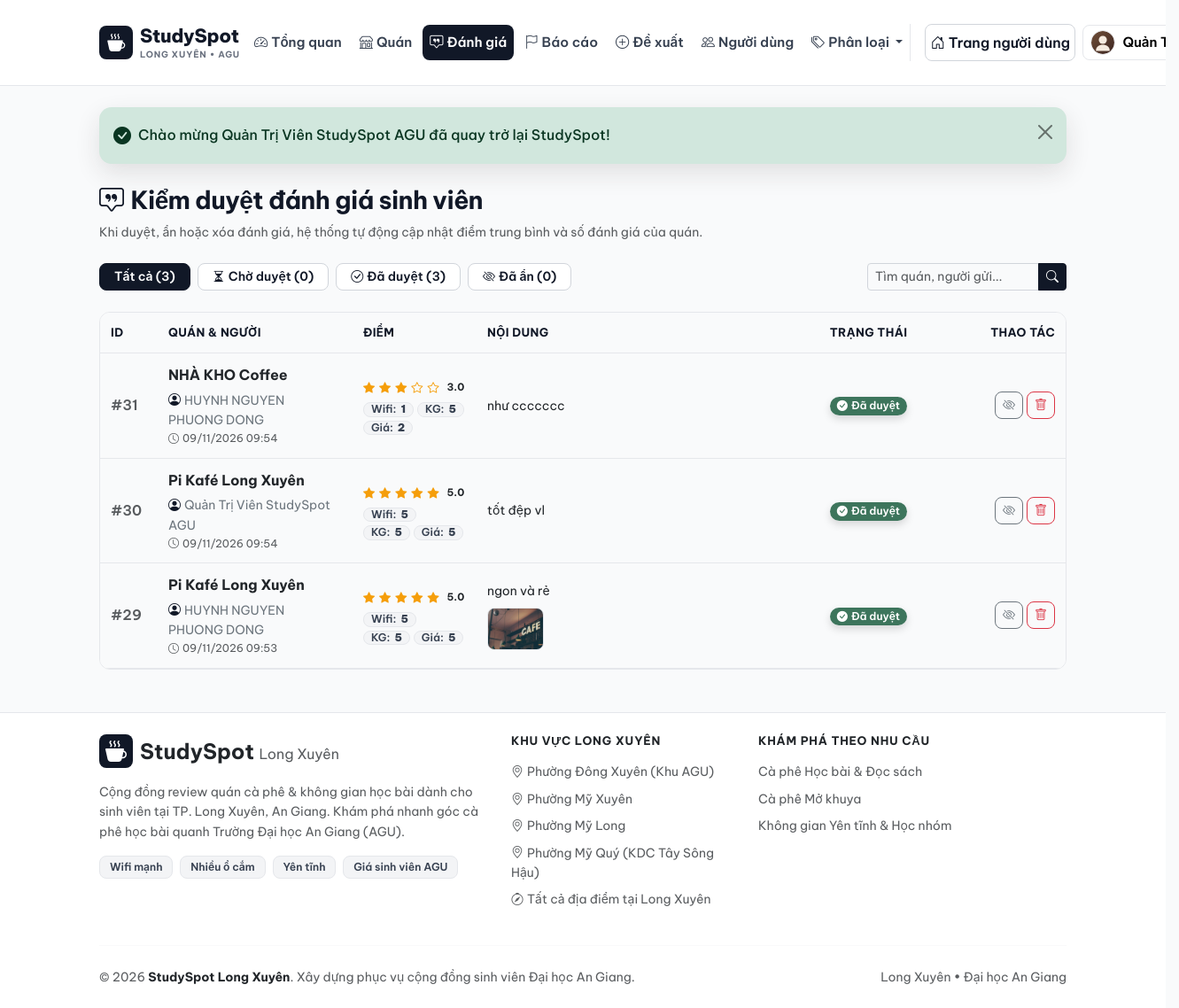
Page /admin/review (signed in) on the committed database.
### tables this page shows
CREATE TABLE `users` (
  `id` int(10) unsigned NOT NULL AUTO_INCREMENT,
  `name` varchar(100) NOT NULL COMMENT 'Họ và tên hiển thị',
  `email` varchar(150) NOT NULL COMMENT 'Email đăng nhập duy nhất',
  `password` varchar(255) NOT NULL COMMENT 'Mật khẩu mã hóa bằng password_hash',
  `phone` varchar(20) DEFAULT NULL COMMENT 'Số điện thoại liên hệ',
  `avatar` varchar(255) DEFAULT NULL COMMENT 'Đường dẫn ảnh đại diện',
  `role` enum('user','admin') NOT NULL DEFAULT 'user' COMMENT 'Vai trò người dùng',
  `status` enum('active','locked') NOT NULL DEFAULT 'active' COMMENT 'Trạng thái tài khoản',
  `created_at` datetime NOT NULL DEFAULT current_timestamp(),
  PRIMARY KEY (`id`),
  UNIQUE KEY `uk_users_email` (`email`),
  KEY `idx_users_role_status` (`role`,`status`)
);

CREATE TABLE `reviews` (
  `id` int(10) unsigned NOT NULL AUTO_INCREMENT,
  `place_id` int(10) unsigned NOT NULL,
  `user_id` int(10) unsigned NOT NULL,
  `rating_overall` tinyint(3) unsigned NOT NULL COMMENT 'Điểm tổng thể 1-5 sao',
  `rating_wifi` tinyint(3) unsigned NOT NULL DEFAULT 5 COMMENT 'Điểm tốc độ Wifi 1-5 sao',
  `rating_space` tinyint(3) unsigned NOT NULL DEFAULT 5 COMMENT 'Điểm không gian & bàn ghế 1-5 sao',
  `rating_price` tinyint(3) unsigned NOT NULL DEFAULT 5 COMMENT 'Điểm mức giá hợp lý 1-5 sao',
  `content` text NOT NULL COMMENT 'Nội dung nhận xét chi tiết',
  `image_path` varchar(255) DEFAULT NULL COMMENT 'Ảnh chụp thực tế đính kèm (tùy chọn)',
  `status` enum('pending','approved','hidden') NOT NULL DEFAULT 'pending' COMMENT 'Trạng thái kiểm duyệt',
  `helpful_count` int(10) unsigned NOT NULL DEFAULT 0 COMMENT 'Số lượt đánh dấu hữu ích',
  `created_at` datetime NOT NULL DEFAULT current_timestamp(),
  PRIMARY KEY (`id`),
  UNIQUE KEY `uk_reviews_place_user` (`place_id`,`user_id`),
  KEY `idx_reviews_status` (`status`),
  KEY `idx_reviews_user` (`user_id`),
  KEY `idx_reviews_created_at` (`created_at`),
  CONSTRAINT `fk_reviews_place` FOREIGN KEY (`place_id`) REFERENCES `places` (`id`) ON DELETE CASCADE ON UPDATE CASCADE,
  CONSTRAINT `fk_reviews_user` FOREIGN KEY (`user_id`) REFERENCES `users` (`id`) ON DELETE CASCADE ON UPDATE CASCADE
);

CREATE TABLE `places` (
  `id` int(10) unsigned NOT NULL AUTO_INCREMENT,
  `category_id` int(10) unsigned NOT NULL COMMENT 'Khóa ngoại tới categories',
  `name` varchar(180) NOT NULL COMMENT 'Tên quán',
  `slug` varchar(200) NOT NULL COMMENT 'Đường dẫn thân thiện SEO',
  `address` varchar(255) NOT NULL COMMENT 'Địa chỉ chi tiết',
  `district` varchar(100) NOT NULL COMMENT 'Quận / Khu vực đại học',
  `description` text NOT NULL COMMENT 'Mô tả chi tiết không gian, menu, chỗ gửi xe',
  `price_range` tinyint(3) unsigned NOT NULL DEFAULT 2 COMMENT 'Mức giá: 1 (<35k), 2 (35-50k), 3 (50-80k), 4 (>80k)',
  `price_min` int(10) unsigned DEFAULT NULL,
  `price_max` int(10) unsigned DEFAULT NULL,
  `noise_level` enum('yen_tinh','vua','on') NOT NULL DEFAULT 'yen_tinh' COMMENT 'Mức độ tiếng ồn',
  `open_time` time NOT NULL DEFAULT '07:00:00' COMMENT 'Giờ mở cửa',
  `close_time` time NOT NULL DEFAULT '22:30:00' COMMENT 'Giờ đóng cửa',
  `google_map_url` text DEFAULT NULL COMMENT 'URL nhúng iframe Google Maps',
  `avg_rating` decimal(3,2) NOT NULL DEFAULT 0.00 COMMENT 'Điểm trung bình từ các review đã duyệt',
  `total_reviews` int(10) unsigned NOT NULL DEFAULT 0 COMMENT 'Tổng số review đã duyệt',
  `status` enum('active','hidden') NOT NULL DEFAULT 'active' COMMENT 'Trạng thái hiển thị quán',
  `created_by` int(10) unsigned DEFAULT NULL COMMENT 'Người tạo địa điểm',
  `created_at` datetime NOT NULL DEFAULT current_timestamp(),
  `google_rating` decimal(3,2) DEFAULT NULL,
  `google_rating_count` int(10) unsigned DEFAULT NULL,
  `google_maps_place_url` text DEFAULT NULL,
  PRIMARY KEY (`id`),
  UNIQUE KEY `uk_places_slug` (`slug`),
  KEY `idx_places_category` (`category_id`),
  KEY `idx_places_district` (`district`),
  KEY `idx_places_status` (`status`),
  KEY `idx_places_filter` (`status`,`category_id`,`district`,`price_range`,`noise_level`),
  KEY `fk_places_created_by` (`created_by`),
  CONSTRAINT `fk_places_category` FOREIGN KEY (`category_id`) REFERENCES `categories` (`id`) ON UPDATE CASCADE,
  CONSTRAINT `fk_places_user` FOREIGN KEY (`created_by`) REFERENCES `users` (`id`) ON DELETE SET NULL ON UPDATE CASCADE
);

### views/admin/reviews/index.php (the view, shortened to what the rows shown need)
<?php
$currentStatus = $filters['status'] ?? '';
?>
<div class="d-flex flex-column flex-md-row justify-content-between align-items-md-center gap-3 mb-4">
    <div>
        <h1 class="page-title"><i class="bi bi-chat-square-quote me-2"></i>Kiểm duyệt đánh giá sinh viên</h1>
    </div>
</div>
<div class="d-flex flex-wrap justify-content-between align-items-center gap-2 mb-4">
    <div class="d-flex flex-wrap gap-2">
        <a href="<?= base_url('admin/review') ?>" class="btn btn-sm rounded-pill px-3 <?= $currentStatus === '' ? 'btn-coffee' : 'btn-outline-coffee' ?>">
            Tất cả (<?= number_format((int) ($counts['all'] ?? 0)) ?>)
        </a>
        <a href="<?= base_url('admin/review?status=pending') ?>" class="btn btn-sm rounded-pill px-3 <?= $currentStatus === 'pending' ? 'btn-accent fw-bold' : 'btn-outline-coffee' ?>">
            <i class="bi bi-hourglass-split me-1"></i>Chờ duyệt (<?= number_format((int) ($counts['pending'] ?? 0)) ?>)
        </a>
        <a href="<?= base_url('admin/review?status=approved') ?>" class="btn btn-sm rounded-pill px-3 <?= $currentStatus === 'approved' ? 'btn-success' : 'btn-outline-coffee' ?>">
            <i class="bi bi-check-circle me-1"></i>Đã duyệt (<?= number_format((int) ($counts['approved'] ?? 0)) ?>)
        </a>
        <a href="<?= base_url('admin/review?status=hidden') ?>" class="btn btn-sm rounded-pill px-3 <?= $currentStatus === 'hidden' ? 'btn-secondary' : 'btn-outline-coffee' ?>">
            <i class="bi bi-eye-slash me-1"></i>Đã ẩn (<?= number_format((int) ($counts['hidden'] ?? 0)) ?>)
        </a>
    </div>
</div>
<div class="surface-card overflow-hidden">
    <div class="table-responsive">
        <table class="table admin-table table-hover align-middle mb-0">
            <thead>
                <tr>
                    <th width="65" class="ps-3">ID</th>
                    <th width="220">Quán &amp; người</th>
                    <th width="140">Điểm</th>
                    <th>Nội dung</th>
                    <th width="125" class="text-center">Trạng thái</th>
                    <th width="160" class="text-end pe-3">Thao tác</th>
                </tr>
            </thead>
            <tbody>
                <?php if (empty($reviews)): ?>
                    <tr>
                        <td colspan="6" class="text-center text-muted py-5">
                            <i class="bi bi-chat-square-dots fs-2 d-block mb-2 text-coffee"></i>
                            Không có đánh giá nào trong mục này.
                        </td>
                    </tr>
                <?php else: ?>
                    <?php foreach ($reviews as $rv): ?>
                        <tr>
                            <td class="ps-3 text-muted fw-semibold">#<?= (int) $rv['id'] ?></td>
                            <td>
                                <a href="<?= base_url('place/show/' . (int) $rv['place_id']) ?>" class="fw-bold text-dark text-decoration-none d-block">
                                    <?= e($rv['place_name']) ?>
                                </a>
                                <div class="small text-secondary mt-1">
                                    <i class="bi bi-person-circle text-coffee me-1"></i><?= e($rv['user_name']) ?>
                                </div>
                                <div class="text-muted" style="font-size: 0.75rem;">
                                    <i class="bi bi-clock me-1"></i><?= date('d/m/Y H:i', strtotime($rv['created_at'])) ?>
                                </div>
                            </td>
                            <td>
                                <div><?= render_stars((float) $rv['rating_overall']) ?></div>
                                <div class="d-flex flex-wrap gap-1 mt-1" style="font-size: 0.72rem;">
                                    <span class="pill-amenity py-0 px-2">Wifi: <strong><?= (int) $rv['rating_wifi'] ?></strong></span>
                                    <span class="pill-amenity py-0 px-2">KG: <strong><?= (int) $rv['rating_space'] ?></strong></span>
                                    <span class="pill-amenity py-0 px-2">Giá: <strong><?= (int) $rv['rating_price'] ?></strong></span>
                                </div>
                            </td>
                            <td>
                                <div class="small text-dark"><?= nl2br(e($rv['content'])) ?></div>
                                <?php if (!empty($rv['image_path'])): ?>
                                    <div class="mt-2">
                                        <a href="<?= get_image_url($rv['image_path'], 'review') ?>" target="_blank">
                                            <img src="<?= get_image_url($rv['image_path'], 'review') ?>" alt="Ảnh review" class="admin-thumb" width="76" height="54">
                                        </a>
                                    </div>
                                <?php endif; ?>
                            </td>
                            <td class="text-center">
                                <?php if ($rv['status'] === 'pending'): ?>
                                    <span class="badge rounded-pill px-2 py-1" style="background: rgba(217, 119, 6, 0.16); color: #B45309;">
                                        <i class="bi bi-hourglass-split me-1"></i>Chờ duyệt
                                    </span>
                                <?php elseif ($rv['status'] === 'approved'): ?>
                                    <span class="badge badge-status-open rounded-pill px-2 py-1">
                                        <i class="bi bi-check-circle-fill me-1"></i>Đã duyệt
                                    </span>
                                <?php else: ?>
                                    <span class="badge bg-secondary-subtle text-secondary border rounded-pill px-2 py-1">
                                        <i class="bi bi-eye-slash-fill me-1"></i>Đã ẩn
                                    </span>
                                <?php endif; ?>
                            </td>
                            <td class="text-end pe-3">
                                <div class="d-inline-flex gap-1">
                                    <?php if ($rv['status'] !== 'hidden'): ?>
                                        <form action="<?= base_url('admin/review/updateStatus/' . (int) $rv['id']) ?>" method="POST">
                                            <button type="submit" class="btn btn-sm btn-outline-secondary" data-bs-toggle="tooltip" title="Ẩn đánh giá này">
                                                <i class="bi bi-eye-slash"></i>
                                            </button>
                                        </form>
                                    <?php endif; ?>
                                    <form action="<?= base_url('admin/review/delete/' . (int) $rv['id']) ?>" method="POST" onsubmit="return confirm('Xóa vĩnh viễn đánh giá này và tính lại điểm quán?');">
                                        <button type="submit" class="btn btn-sm btn-outline-danger" data-bs-toggle="tooltip" title="Xóa vĩnh viễn">
                                            <i class="bi bi-trash"></i>
                                        </button>
                                    </form>
                                </div>
                            </td>
                        </tr>
                    <?php endforeach; ?>
                <?php endif; ?>
            </tbody>
        </table>
    </div>
</div>

### helpers/functions.php (shortened to what the rows shown need)
<?php
function e(?string $value): string
{
    return htmlspecialchars((string) $value, ENT_QUOTES, 'UTF-8');
}
function base_url(string $path = ''): string
{
    return rtrim(BASE_URL, '/') . '/' . ltrim($path, '/');
}
function get_image_url(?string $path, string $type = 'place', int|string|null $seed = null): string
{
    $defaultSvg = ($type === 'avatar')
        ? 'assets/img/avatar-default.svg'
        : 'assets/img/placeholder.svg';
    if (!empty($path)) {
        $cleanPath = ltrim($path, '/');
        if (!str_starts_with($cleanPath, 'assets/')) {
            $cleanPath = 'assets/' . $cleanPath;
        }
        $fullDiskPath = ROOT_PATH . '/' . $cleanPath;
    }
    if ($type === 'avatar') {
        return base_url('assets/img/avatar-default.svg');
    }
    $index = 1;
    if ($seed !== null && $seed !== '') {
        $index = (abs(is_numeric($seed) ? (int) $seed : crc32((string) $seed)) % 8) + 1;
    } elseif (!empty($path)) {
        $index = (abs(crc32($path)) % 8) + 1;
    } else {
        static $placeImgCounter = 0;
        $placeImgCounter++;
        $index = ($placeImgCounter % 8) + 1;
    }
    $photoPath = 'assets/img/places/cafe_' . $index . '.jpg';
    if (file_exists(ROOT_PATH . '/' . $photoPath)) {
        return base_url($photoPath);
    }
    return base_url($defaultSvg);
}
function render_stars(float $rating, bool $showNumber = true): string
{
    $rating = max(0, min(5, $rating));
    $html = '<span class="star-display d-inline-flex align-items-center gap-1">';
    for ($i = 1; $i <= 5; $i++) {
        if ($rating >= $i) {
            $html .= '<i class="bi bi-star-fill"></i>';
        } elseif ($rating >= $i - 0.5) {
            $html .= '<i class="bi bi-star-half"></i>';
        } else {
            $html .= '<i class="bi bi-star"></i>';
        }
    }
    if ($showNumber) {
        $html .= '<strong class="text-dark ms-1 small">' . number_format($rating, 1) . '</strong>';
    }
    $html .= '</span>';
    return $html;
}

### views/layouts/admin.php (shortened to what the rows shown need)
<?php
$adminUser = Session::user();
?>
<!DOCTYPE html>
<html lang="vi">
<head>
    <link href="https://cdn.jsdelivr.net/npm/bootstrap@5.3.3/dist/css/bootstrap.min.css" rel="stylesheet">
    <link href="https://cdn.jsdelivr.net/npm/bootstrap-icons@1.11.3/font/bootstrap-icons.min.css" rel="stylesheet">
    <link href="<?= base_url('assets/css/style.css') . '?v=' . filemtime(ROOT_PATH . '/assets/css/style.css') ?>" rel="stylesheet">
</head>
<body class="d-flex flex-column min-vh-100 bg-light-warm" data-base-url="<?= e(BASE_URL) ?>" data-csrf="<?= e(Session::csrfToken()) ?>">
    <header class="sticky-top navbar-warm">
        <nav class="navbar navbar-expand-lg py-2">
            <div class="container">
                <div class="collapse navbar-collapse d-none d-lg-flex" id="mainNavbar">
                    <div class="d-none d-lg-flex align-items-center gap-2 mt-2 mt-lg-0 flex-nowrap flex-shrink-0 border-start ps-3">
                        <?php if (!empty($adminUser)): ?>
                            <div class="dropdown flex-shrink-0">
                                <a class="btn btn-light btn-sm dropdown-toggle d-flex align-items-center gap-2 border rounded-pill px-2 py-1 bg-white shadow-xs text-nowrap header-account-btn" href="#" role="button" data-bs-toggle="dropdown" aria-expanded="false">
                                    <img src="<?= get_image_url($adminUser['avatar'] ?? null, 'avatar') ?>" alt="<?= e($adminUser['name']) ?>" class="rounded-circle object-fit-cover border" width="28" height="28">
                                    <span class="small fw-semibold text-truncate d-inline-block" style="max-width: 90px;"><?= e($adminUser['name']) ?></span>
                                </a>
                            </div>
                        <?php endif; ?>
                    </div>
                </div>
            </div>
        </nav>
</header>
    <main class="flex-grow-1">
        <div class="container py-4">
            <?= $content ?? '' ?>
        </div>
    </main>
</body>
</html>

### rows in the picture
users: name "Quản Trị V…"
reviews: rating_overall "3", helpful_count "0", id "31", place.name "NHÀ KHO Coffee", user.name "HUYNH NGUYEN PHUONG DONG", created_at "09/11/2026 09:54", rating "3.0", rating_wifi "1", rating_space "5", rating_price "2", content "như ccccccc", status "approved" (drawn)
reviews: id "30", place.name "Pi Kafé Long Xuyên", user.name "Quản Trị Viên StudySpot AGU", created_at "09/11/2026 09:54", rating "5.0", rating_wifi "5", rating_space "5", rating_price "5", content "tốt đệp vl", status "approved" (drawn)
reviews: id "29", place.name "Pi Kafé Long Xuyên", user.name "HUYNH NGUYEN PHUONG DONG", created_at "09/11/2026 09:53", rating "5.0", rating_wifi "5", rating_space "5", rating_price "5", content "ngon và rẻ", status "approved" (drawn)

### other values in the picture
$flash['message'] "Chào mừng Quản Trị Viên StudySpot AGU đã quay trở lại StudySpot!"
SITE_SLOGAN "Cộng đồng review quán cà phê & không gian học bài dành cho sinh viên"
SITE_NAME "StudySpot"
